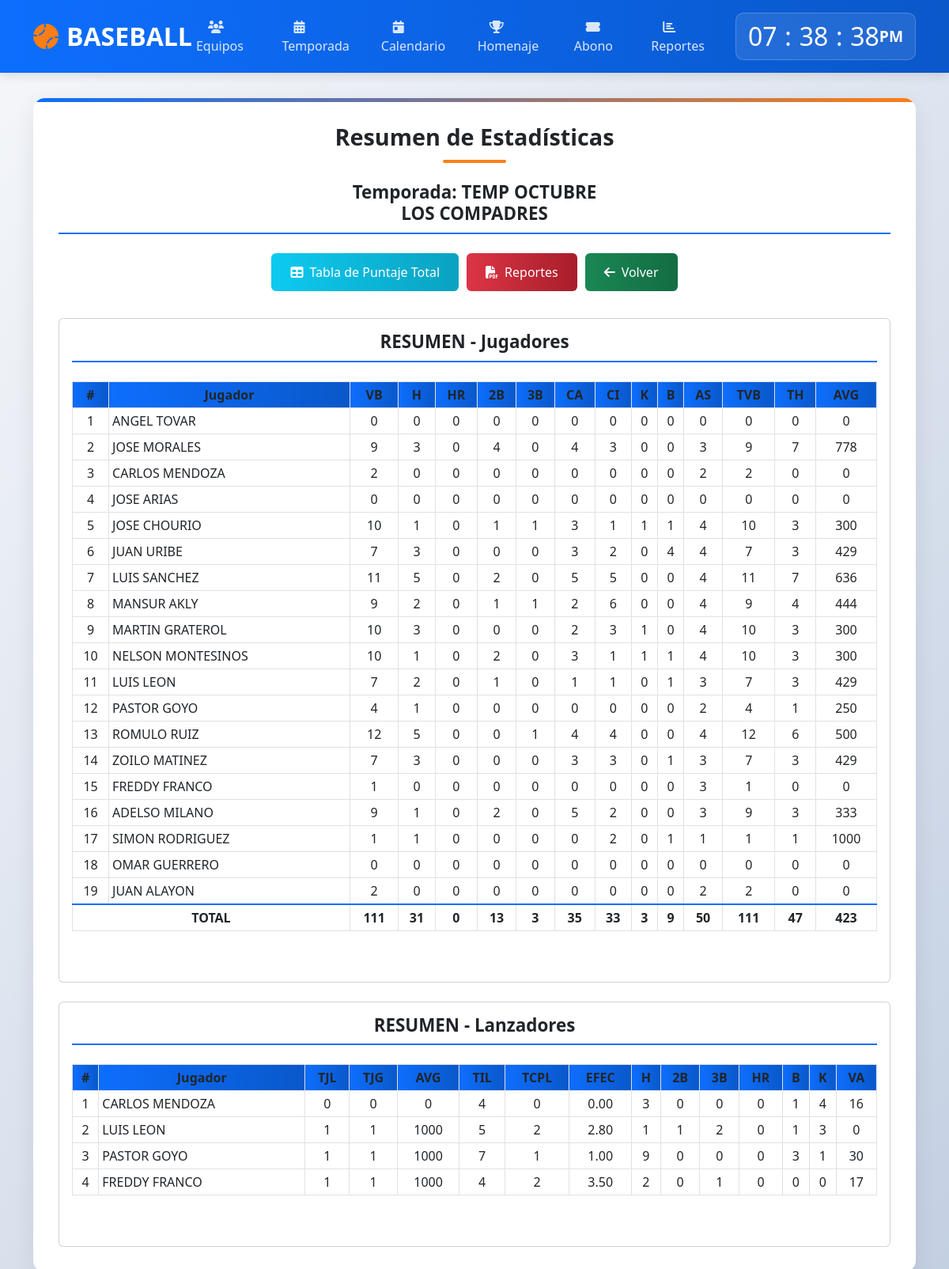
The app's page /modulos/resumen/resumen.php?id=112 with its own data.
### tables this page shows
CREATE TABLE `tab_clasf` (
  `id_tab` int(100) NOT NULL,
  `id_temp` int(100) NOT NULL,
  `id_team` int(100) NOT NULL,
  `name_team` varchar(50) NOT NULL,
  `categoria` varchar(1) NOT NULL,
  `jj` int(100) DEFAULT NULL,
  `jg` int(100) DEFAULT NULL,
  `jp` int(100) DEFAULT NULL,
  `je` int(100) DEFAULT NULL,
  `avg` int(10) DEFAULT NULL,
  `ca` int(100) DEFAULT NULL,
  `ce` int(100) DEFAULT NULL,
  `dif` int(100) DEFAULT NULL
);

CREATE TABLE `temporada` (
  `id_temp` int(100) NOT NULL,
  `name_temp` text NOT NULL,
  `categoria` varchar(1) NOT NULL,
  `partidas` int(100) NOT NULL,
  `innings` int(10) NOT NULL,
  `valor` decimal(10,2) NOT NULL,
  `nequipos` int(10) NOT NULL,
  `activo` int(1) DEFAULT NULL
);

CREATE TABLE `resumen_stats` (
  `id_rsts` int(100) NOT NULL,
  `id_tab` int(100) NOT NULL,
  `id_temp` int(100) NOT NULL,
  `id_team` int(100) NOT NULL,
  `id_player` int(100) NOT NULL,
  `cedula` varchar(100) NOT NULL,
  `name_jgstats` varchar(60) NOT NULL,
  `tnj` int(100) DEFAULT NULL,
  `categoria` varchar(1) NOT NULL,
  `vb` int(100) DEFAULT NULL,
  `h` int(100) DEFAULT NULL,
  `hr` int(100) DEFAULT NULL,
  `2b` int(100) DEFAULT NULL,
  `3b` int(100) DEFAULT NULL,
  `ca` int(100) DEFAULT NULL,
  `ci` int(100) DEFAULT NULL,
  `k` int(100) DEFAULT NULL,
  `b` int(100) DEFAULT NULL,
  `a` int(100) DEFAULT NULL,
  `sf` int(100) DEFAULT NULL,
  `br` int(100) DEFAULT NULL,
  `gp` int(100) DEFAULT NULL,
  `tvb` int(100) DEFAULT NULL,
  `th` int(100) DEFAULT NULL,
  `avg` int(100) DEFAULT NULL,
  `cb` decimal(10,2) DEFAULT NULL
);

CREATE TABLE `resumen_lanz` (
  `id_rslz` int(100) NOT NULL,
  `id_tab` int(100) NOT NULL,
  `id_temp` int(100) NOT NULL,
  `id_team` int(100) NOT NULL,
  `id_player` int(100) NOT NULL,
  `cedula` varchar(100) NOT NULL,
  `name_jglz` varchar(60) NOT NULL,
  `tnj` int(100) DEFAULT NULL,
  `categoria` varchar(1) NOT NULL,
  `tjl` int(100) DEFAULT NULL,
  `tjg` int(100) DEFAULT NULL,
  `avg` int(100) DEFAULT NULL,
  `til` int(100) DEFAULT NULL,
  `tcp` int(100) DEFAULT NULL,
  `tcpl` int(100) DEFAULT NULL,
  `efec` decimal(10,2) DEFAULT NULL,
  `h` int(100) DEFAULT NULL,
  `2b` int(100) DEFAULT NULL,
  `3b` int(100) DEFAULT NULL,
  `hr` int(100) DEFAULT NULL,
  `b` int(100) DEFAULT NULL,
  `k` int(100) DEFAULT NULL,
  `va` int(100) DEFAULT NULL,
  `gp` int(100) DEFAULT NULL,
  `ile` int(100) DEFAULT NULL
);

### modulos/resumen/resumen.php (the view, shortened to what the rows shown need)
<?php
$con = conectar();
$id = filter_var($_REQUEST['id'] ?? 0, FILTER_SANITIZE_NUMBER_INT);
$revisar = "SELECT temporada.*, tab_clasf.* FROM temporada
            INNER JOIN tab_clasf ON temporada.id_temp = tab_clasf.id_temp
            WHERE tab_clasf.id_tab = ?";
$stmt = mysqli_prepare($con, $revisar);
mysqli_stmt_bind_param($stmt, "i", $id);
mysqli_stmt_execute($stmt);
$result = mysqli_stmt_get_result($stmt);
$data = mysqli_fetch_array($result);
$id_team = $data['id_team'];
$id_tab = $data['id_tab'];
$cat = $data['categoria'];
?>
<!DOCTYPE html>
<html lang="es">
<head>
    <link href="https://cdn.jsdelivr.net/npm/bootstrap@5.3.0/dist/css/bootstrap.min.css" rel="stylesheet">
    <link rel="stylesheet" href="https://cdnjs.cloudflare.com/ajax/libs/font-awesome/6.4.0/css/all.min.css">
</head>
<body>
    <header class="header">
        <div class="container">
            <div class="d-flex justify-content-between align-items-center">
                <div class="clock-container">
                    <div class="clock">
                        <h2 id="hour">00</h2><h2 class="dot">:</h2>
                        <h2 id="minute">00</h2><h2 class="dot">:</h2>
                        <h2 id="seconds">00</h2><span id="ampm">AM</span>
                    </div>
                </div>
            </div>
        </div>
    </header>
    <main class="main-content">
        <div class="container">
            <div class="content-container">
                <h1 class="page-title">Resumen de Estadísticas</h1>
                <h4 class="card-title">Temporada: <?php echo htmlspecialchars($data['name_temp']); ?><br><?php echo htmlspecialchars($data['name_team']); ?></h4>
                <div class="action-buttons">
                    <a href="../entradas/entradas.php?id=<?php echo $id; ?>">
                    </a>
                    <a href="../PDF/resumendos.php?id=<?php echo $id; ?>" target="_blank">
                    </a>
                    <a href="../juego/list.php?id=<?php echo $data['id_temp']; ?>&cat=<?php echo htmlspecialchars($cat); ?>">
                    </a>
                </div>
                <div class="card mb-4">
                    <div class="card-body">
                        <div class="table-container">
                            <table class="table table-hover table-sm table-bordered">
                                <thead class="thead-dark">
                                    <tr>
                                        <th>#</th>
                                        <th>Jugador</th>
                                        <th>VB</th>
                                        <th>H</th>
                                        <th>HR</th>
                                        <th>2B</th>
                                        <th>3B</th>
                                        <th>CA</th>
                                        <th>CI</th>
                                        <th>K</th>
                                        <th>B</th>
                                        <th>AS</th>
                                        <th>TVB</th>
                                        <th>TH</th>
                                        <th>AVG</th>
                                    </tr>
                                </thead>
                                <tbody>
                                    <?php
                                    $cons = "SELECT * FROM resumen_stats WHERE id_team = ? AND id_tab = ?";
                                    $stmt = mysqli_prepare($con, $cons);
                                    mysqli_stmt_bind_param($stmt, "ii", $id_team, $id_tab);
                                    mysqli_stmt_execute($stmt);
                                    $result = mysqli_stmt_get_result($stmt);
                                    $jg = 1;
                                    while ($player = mysqli_fetch_array($result)) {
                                    ?>
                                    <tr>
                                        <td class="alte"><?php echo $jg++; ?></td>
                                        <td class="alte" style="text-align: left; word-break: normal"><?php echo htmlspecialchars($player['name_jgstats']); ?></td>
                                        <td class="alte"><?php echo $player['vb']; ?></td>
                                        <td class="alte"><?php echo $player['h']; ?></td>
                                        <td class="alte"><?php echo $player['hr']; ?></td>
                                        <td class="alte"><?php echo $player['2b']; ?></td>
                                        <td class="alte"><?php echo $player['3b']; ?></td>
                                        <td class="alte"><?php echo $player['ca']; ?></td>
                                        <td class="alte"><?php echo $player['ci']; ?></td>
                                        <td class="alte"><?php echo $player['k']; ?></td>
                                        <td class="alte"><?php echo $player['b']; ?></td>
                                        <td class="alte"><?php echo $player['a']; ?></td>
                                        <td class="alte"><?php echo $player['tvb']; ?></td>
                                        <td class="alte"><?php echo $player['th']; ?></td>
                                        <td class="alte"><?php echo $player['avg']; ?></td>
                                    </tr>
                                    <?php } ?>
                                </tbody>
                            </table>
                        </div>
                    </div>
                </div>
                <div class="card">
                    <div class="card-body">
                        <div class="table-container">
                            <table class="table table-hover table-sm table-bordered">
                                <thead class="thead-dark">
                                    <tr>
                                        <th>#</th>
                                        <th>Jugador</th>
                                        <th>TJL</th>
                                        <th>TJG</th>
                                        <th>AVG</th>
                                        <th>TIL</th>
                                        <th>TCPL</th>
                                        <th>EFEC</th>
                                        <th>H</th>
                                        <th>2B</th>
                                        <th>3B</th>
                                        <th>HR</th>
                                        <th>B</th>
                                        <th>K</th>
                                        <th>VA</th>
                                    </tr>
                                </thead>
                                <tbody>
                                    <?php
                                    $cons = "SELECT * FROM resumen_lanz WHERE id_team = ? AND id_tab = ?";
                                    $stmt = mysqli_prepare($con, $cons);
                                    mysqli_stmt_bind_param($stmt, "ii", $id_team, $id_tab);
                                    mysqli_stmt_execute($stmt);
                                    $result = mysqli_stmt_get_result($stmt);
                                    $jg = 1;
                                    while ($player = mysqli_fetch_array($result)) {
                                    ?>
                                    <tr>
                                        <td class="alte"><?php echo $jg++; ?></td>
                                        <td class="alte" style="text-align: left;"><?php echo htmlspecialchars($player['name_jglz']); ?></td>
                                        <td class="alte"><?php echo $player['tjl']; ?></td>
                                        <td class="alte"><?php echo $player['tjg']; ?></td>
                                        <td class="alte"><?php echo $player['avg']; ?></td>
                                        <td class="alte"><?php echo $player['til']; ?></td>
                                        <td class="alte"><?php echo $player['tcpl']; ?></td>
                                        <td class="alte"><?php echo $player['efec']; ?></td>
                                        <td class="alte"><?php echo $player['h']; ?></td>
                                        <td class="alte"><?php echo $player['2b']; ?></td>
                                        <td class="alte"><?php echo $player['3b']; ?></td>
                                        <td class="alte"><?php echo $player['hr']; ?></td>
                                        <td class="alte"><?php echo $player['b']; ?></td>
                                        <td class="alte"><?php echo $player['k']; ?></td>
                                        <td class="alte"><?php echo $player['va']; ?></td>
                                    </tr>
                                    <?php } ?>
                                </tbody>
                            </table>
                        </div>
                    </div>
                </div>
            </div>
        </div>
    </main>
</body>
</html>

### records on screen
tab_clasf: id_temp.name_temp "TEMP OCTUBRE", name_team "LOS COMPADRES"
resumen_stats: name_jgstats "ANGEL TOVAR", vb "0", h "0", hr "0", 2b "0", 3b "0", ca "0", ci "0", k "0", b "0", a "0", tvb "0", th "0", avg "0"
resumen_stats: name_jgstats "JOSE MORALES", vb "9", h "3", hr "0", 2b "4", 3b "0", ca "4", ci "3", k "0", b "0", a "3", tvb "9", th "7", avg "778"
resumen_stats: name_jgstats "CARLOS MENDOZA", vb "2", h "0", hr "0", 2b "0", 3b "0", ca "0", ci "0", k "0", b "0", a "2", tvb "2", th "0", avg "0"
resumen_stats: name_jgstats "JOSE ARIAS", vb "0", h "0", hr "0", 2b "0", 3b "0", ca "0", ci "0", k "0", b "0", a "0", tvb "0", th "0", avg "0"
resumen_stats: name_jgstats "JOSE CHOURIO", vb "10", h "1", hr "0", 2b "1", 3b "1", ca "3", ci "1", k "1", b "1", a "4", tvb "10", th "3", avg "300"
resumen_stats: name_jgstats "JUAN URIBE", vb "7", h "3", hr "0", 2b "0", 3b "0", ca "3", ci "2", k "0", b "4", a "4", tvb "7", th "3", avg "429"
resumen_stats: name_jgstats "LUIS SANCHEZ", vb "11", h "5", hr "0", 2b "2", 3b "0", ca "5", ci "5", k "0", b "0", a "4", tvb "11", th "7", avg "636"
resumen_stats: name_jgstats "MANSUR AKLY", vb "9", h "2", hr "0", 2b "1", 3b "1", ca "2", ci "6", k "0", b "0", a "4", tvb "9", th "4", avg "444"
resumen_stats: name_jgstats "MARTIN GRATEROL", vb "10", h "3", hr "0", 2b "0", 3b "0", ca "2", ci "3", k "1", b "0", a "4", tvb "10", th "3", avg "300"
resumen_stats: name_jgstats "NELSON MONTESINOS", vb "10", h "1", hr "0", 2b "2", 3b "0", ca "3", ci "1", k "1", b "1", a "4", tvb "10", th "3", avg "300"
resumen_stats: name_jgstats "LUIS LEON", vb "7", h "2", hr "0", 2b "1", 3b "0", ca "1", ci "1", k "0", b "1", a "3", tvb "7", th "3", avg "429"
resumen_stats: name_jgstats "PASTOR GOYO", vb "4", h "1", hr "0", 2b "0", 3b "0", ca "0", ci "0", k "0", b "0", a "2", tvb "4", th "1", avg "250"
resumen_stats: name_jgstats "ROMULO RUIZ", vb "12", h "5", hr "0", 2b "0", 3b "1", ca "4", ci "4", k "0", b "0", a "4", tvb "12", th "6", avg "500"
resumen_stats: name_jgstats "ZOILO MATINEZ", vb "7", h "3", hr "0", 2b "0", 3b "0", ca "3", ci "3", k "0", b "1", a "3", tvb "7", th "3", avg "429"
resumen_stats: name_jgstats "FREDDY FRANCO", vb "1", h "0", hr "0", 2b "0", 3b "0", ca "0", ci "0", k "0", b "0", a "3", tvb "1", th "0", avg "0"
resumen_stats: name_jgstats "ADELSO MILANO", vb "9", h "1", hr "0", 2b "2", 3b "0", ca "5", ci "2", k "0", b "0", a "3", tvb "9", th "3", avg "333"
resumen_stats: name_jgstats "SIMON RODRIGUEZ", vb "1", h "1", hr "0", 2b "0", 3b "0", ca "0", ci "2", k "0", b "1", a "1", tvb "1", th "1", avg "1000"
resumen_stats: name_jgstats "OMAR GUERRERO", vb "0", h "0", hr "0", 2b "0", 3b "0", ca "0", ci "0", k "0", b "0", a "0", tvb "0", th "0", avg "0"
resumen_stats: name_jgstats "JUAN ALAYON", vb "2", h "0", hr "0", 2b "0", 3b "0", ca "0", ci "0", k "0", b "0", a "2", tvb "2", th "0", avg "0"
resumen_lanz: name_jglz "CARLOS MENDOZA", tjl "0", tjg "0", avg "0", til "4", tcpl "0", efec "0.00", h "3", 2b "0", 3b "0", hr "0", b "1", k "4", va "16"
resumen_lanz: name_jglz "LUIS LEON", tjl "1", tjg "1", avg "1000", til "5", tcpl "2", efec "2.80", h "1", 2b "1", 3b "2", hr "0", b "1", k "3", va "0"
resumen_lanz: name_jglz "PASTOR GOYO", tjl "1", tjg "1", avg "1000", til "7", tcpl "1", efec "1.00", h "9", 2b "0", 3b "0", hr "0", b "3", k "1", va "30"
resumen_lanz: name_jglz "FREDDY FRANCO", tjl "1", tjg "1", avg "1000", til "4", tcpl "2", efec "3.50", h "2", 2b "0", 3b "1", hr "0", b "0", k "0", va "17"

### other values on screen
$gapa['tvb'] "111"
$gapa['th'] "31"
$gapa['thr'] "0"
$gapa['t2b'] "13"
$gapa['t3b'] "3"
$gapa['tca'] "35"
$gapa['tci'] "33"
$gapa['tk'] "3"
$gapa['tb'] "9"
$gapa['ta'] "50"
$dtvb "111"
$dth "47"
$avg "423"
